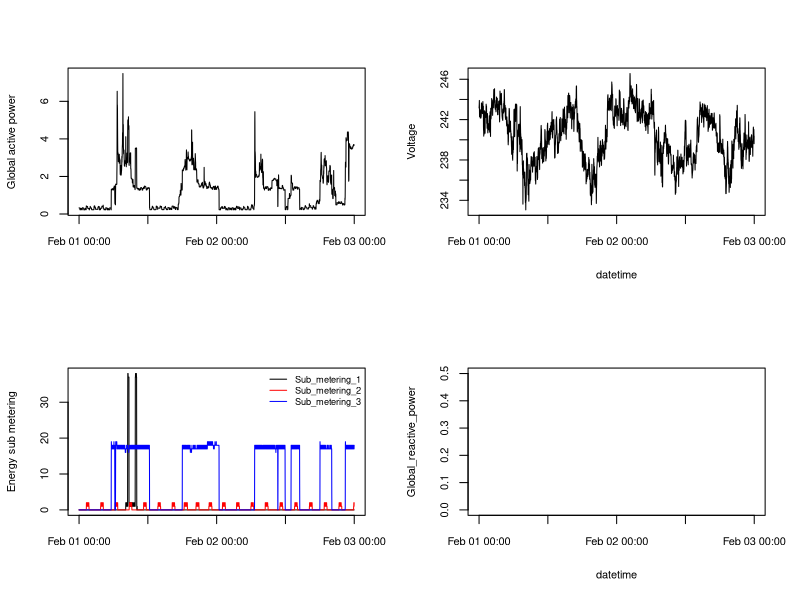

This chart was generated by the following R code:
#setwd("c:/users/kovlac.3/ExData_Plotting1")
getwd()


data <-read.csv("household_power_consumption.txt", stringsAsFactors=FALSE, sep= ";", header=T)

data$Date <- as.Date(data$Date, "%d/%m/%Y")

data2 <- data[ data$Date>=as.Date("2007-02-01") & data$Date<=as.Date("2007-02-02"),]


data2$Global_active_power  <-  as.numeric(data2$Global_active_power)

data2$DateTime <- as.POSIXct(paste(as.character(data2$Date), data2$Time,  sep =" "), format="%Y-%m-%d %H:%M:%S")
Sys.setlocale(locale = "C")


par(mfrow= c(2,2))

plot(data2$Global_active_power ~ data2$DateTime,  cex.lab =0.8,cex.axis =0.8, type="l" , xlab="",  ylab="Global active power")
plot(data2$Voltage ~ data2$DateTime, type="l" ,, cex.lab =0.8 ,cex.axis =0.8,xlab="datetime",  ylab="Voltage")


plot(data2$Sub_metering_1 ~ data2$DateTime , type="l",  cex.lab =0.8,cex.axis =0.8,xlab="",  ylab="Energy sub metering")
points(data2$Sub_metering_2 ~ data2$DateTime, type="l", col="red")
points(data2$Sub_metering_3 ~ data2$DateTime, type="l",col="blue")
legend("topright",lty=c (1,1,1), 
       col = c("black", "red", "blue"), bty="n", cex=0.67, pt.cex = 0.2, legend=c("Sub_metering_1","Sub_metering_2","Sub_metering_3"))



plot(data2$Global_reactive_power ~ data2$DateTime,  cex.lab =0.8, cex.axis =0.8 , lwd= 0.01,type="l" , xlab="datetime",  ylab="Global_reactive_power")



######
dev.copy(png, file = "figure/plot4.png")
dev.off()
